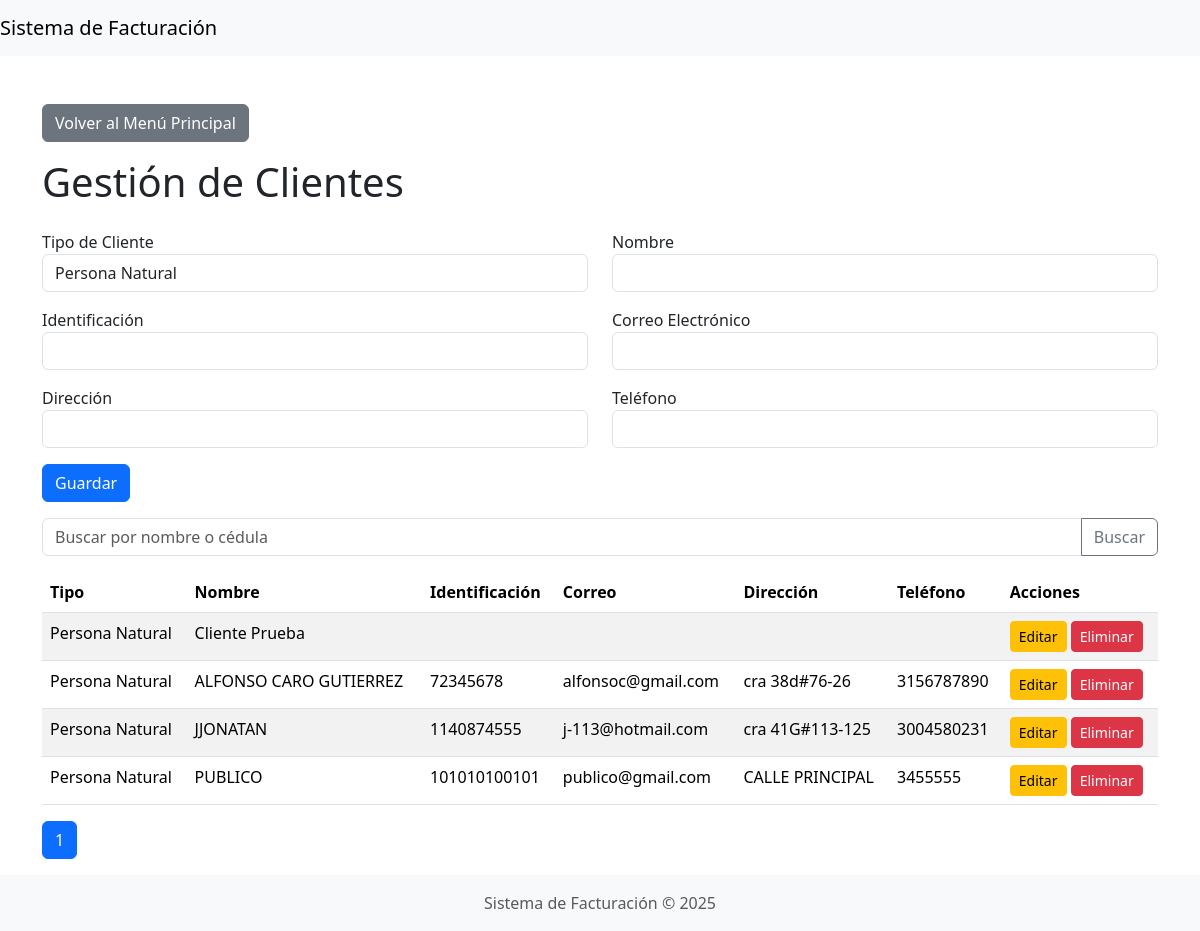
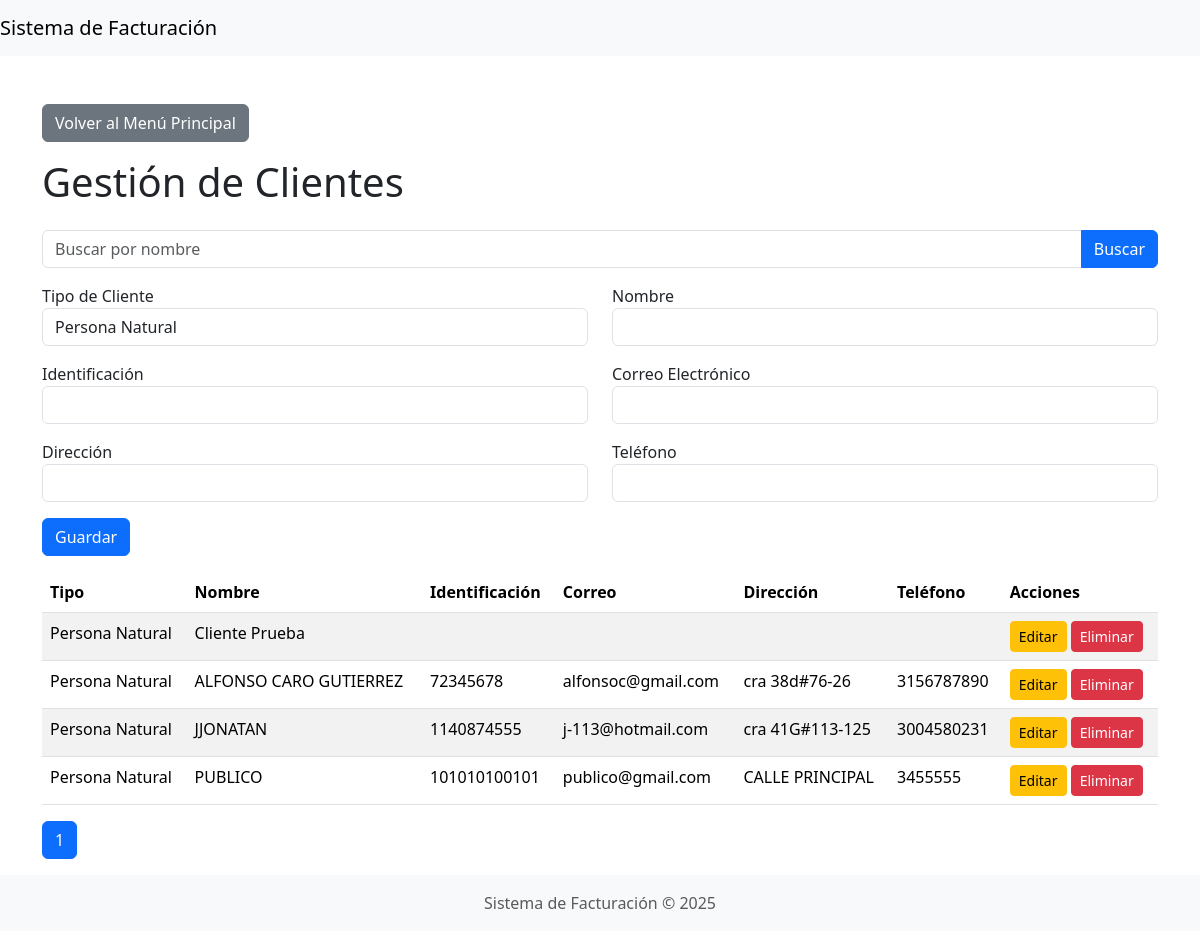
The app's page /clientes/clientes_paginacion.php, older data (2 pictures, top to bottom).
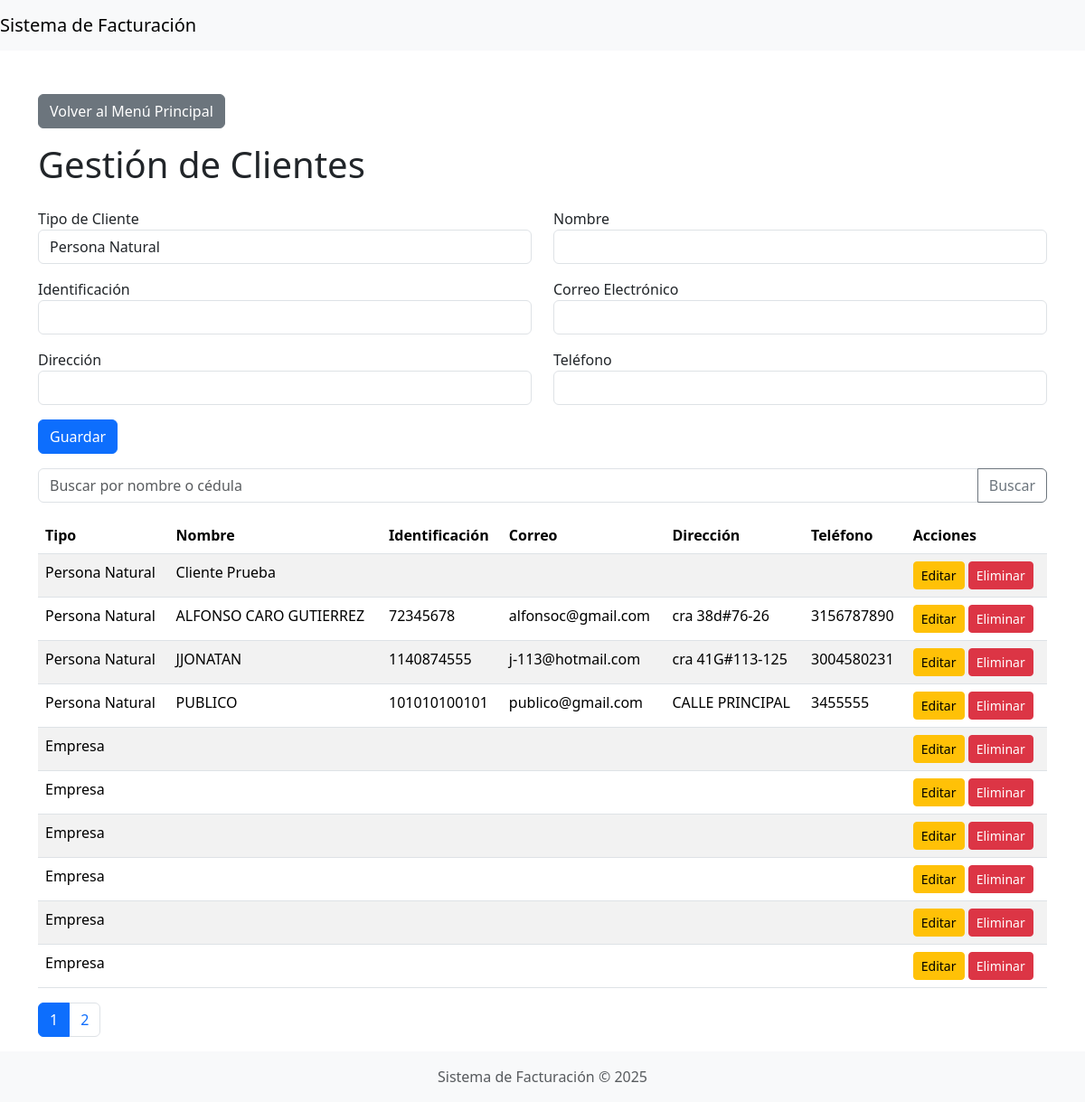
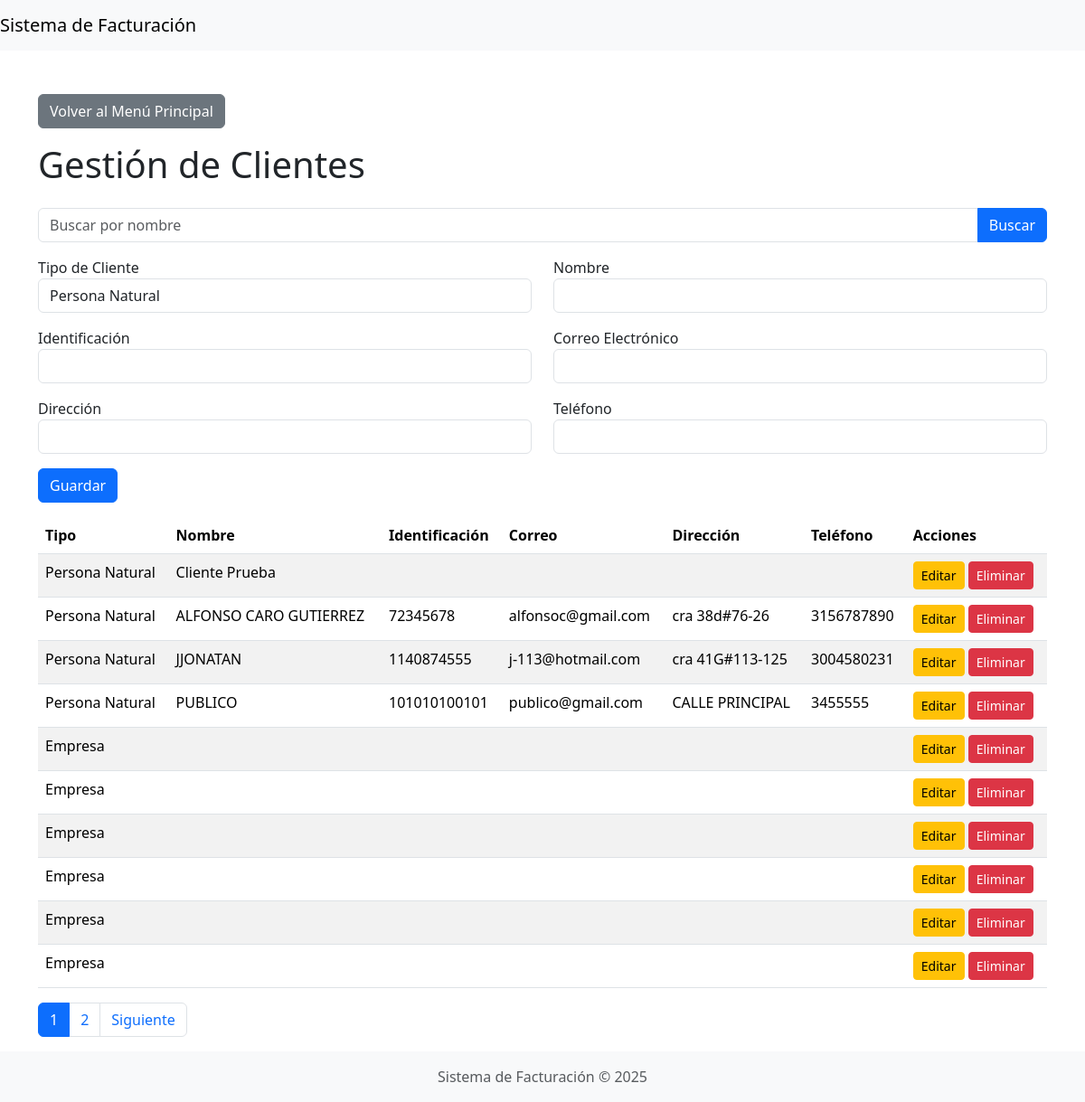
The same page, newer data (2 pictures, top to bottom).
### tables this page shows
CREATE TABLE `clientes` (
  `id` int(11) NOT NULL AUTO_INCREMENT,
  `tipo` enum('natural','empresa') NOT NULL,
  `nombre` varchar(255) NOT NULL,
  `identificacion` varchar(50) NOT NULL,
  `correo` varchar(100) DEFAULT NULL,
  `direccion` varchar(255) DEFAULT NULL,
  `telefono` varchar(50) DEFAULT NULL,
  PRIMARY KEY (`id`)
);

### db.php (called while the page is built, shortened)
<?php
if (!class_exists('Database')) {
    class Database
    {
        private $conn;
        public function __construct()
        {
            $this->conn = new mysqli(DB_HOST, DB_USER, DB_PASS, DB_NAME);
        }
        public function query($sql)
        {
            return $this->conn->query($sql);
        }
    }
}

### clientes/clientes_paginacion.php (the view, shortened to what the changed rows need)
<?php
include 'clientes.php';
$pagina = isset($_GET['pagina']) ? (int)$_GET['pagina'] : 1;
$porPagina = 10;
$busqueda = isset($_GET['busqueda']) ? $_GET['busqueda'] : '';
$sql = "SELECT * FROM clientes";
$sql .= " LIMIT " . ($pagina - 1) * $porPagina . ", $porPagina";
$clientes = $db->query($sql);
$totalRegistros = $db->query("SELECT COUNT(*) as total FROM clientes" . (!empty($busqueda) ? " WHERE nombre LIKE '%$busqueda%'" : ""))->fetch_assoc()['total'];
$totalPaginas = ceil($totalRegistros / $porPagina);
?>
<?php include '../includes/header.php'; ?>
<div class="container mt-5">
    <h1 class="mb-4">Gestión de Clientes</h1>
    <table class="table table-striped">
        <thead>
            <tr>
                <th>Tipo</th>
                <th>Nombre</th>
                <th>Identificación</th>
                <th>Correo</th>
                <th>Dirección</th>
                <th>Teléfono</th>
                <th>Acciones</th>
            </tr>
        </thead>
        <tbody>
            <?php while ($cliente = $clientes->fetch_assoc()): ?>
                <tr>
                    <td><?php echo $cliente['tipo'] == 'natural' ? 'Persona Natural' : 'Empresa'; ?></td>
                    <td><?php echo $cliente['nombre']; ?></td>
                    <td><?php echo $cliente['identificacion']; ?></td>
                    <td><?php echo $cliente['correo']; ?></td>
                    <td><?php echo $cliente['direccion']; ?></td>
                    <td><?php echo $cliente['telefono']; ?></td>
                    <td>
                        <a href="?editar=<?php echo $cliente['id']; ?>" class="btn btn-warning btn-sm">Editar</a>
                        <a href="?eliminar=<?php echo $cliente['id']; ?>" class="btn btn-danger btn-sm" onclick="return confirm('¿Estás seguro de eliminar este registro?')">Eliminar</a>
                    </td>
                </tr>
            <?php endwhile; ?>
        </tbody>
    </table>
    <nav aria-label="Page navigation example">
        <ul class="pagination">
            <?php for ($i = 1; $i <= $totalPaginas; $i++): ?>
                <li class="page-item <?php echo ($pagina == $i) ? 'active' : ''; ?>"><a class="page-link" href="?pagina=<?php echo $i; ?>&busqueda=<?php echo $busqueda; ?>"><?php echo $i; ?></a></li>
            <?php endfor; ?>
            <?php if ($pagina < $totalPaginas): ?>
                <li class="page-item"><a class="page-link" href="?pagina=<?php echo $pagina + 1; ?>&busqueda=<?php echo $busqueda; ?>">Siguiente</a></li>
            <?php endif; ?>
        </ul>
    </nav>
</div>
<?php include '../includes/footer.php'; ?>

### clientes/clientes.php (shortened to what the changed rows need)
<?php
include '../db.php';
$db = new Database();
$search = $_GET['search'] ?? '';
$limit = 10;
$page = isset($_GET['page']) ? (int)$_GET['page'] : 1;
$offset = ($page - 1) * $limit;
$sql = "SELECT * FROM clientes";
$sql .= " LIMIT $limit OFFSET $offset";
$clientes_result = $db->query($sql);
$clientes = [];
while ($cliente = $clientes_result->fetch_assoc()) {
    $clientes[] = $cliente;
}
$total_sql = "SELECT COUNT(*) as total FROM clientes";
$total_result = $db->query($total_sql);
$total_row = $total_result->fetch_assoc();
$total = $total_row['total'];
$total_pages = ceil($total / $limit);
?>
<?php include '../includes/header.php'; ?>
<div class="container mt-5">
    <h1 class="mb-4">Gestión de Clientes</h1>
    <table class="table table-striped">
        <thead>
            <tr>
                <th>Tipo</th>
                <th>Nombre</th>
                <th>Identificación</th>
                <th>Correo</th>
                <th>Dirección</th>
                <th>Teléfono</th>
                <th>Acciones</th>
            </tr>
        </thead>
        <tbody>
            <?php foreach ($clientes as $cliente): ?>
                <tr>
                    <td><?php echo $cliente['tipo'] == 'natural' ? 'Persona Natural' : 'Empresa'; ?></td>
                    <td><?php echo $cliente['nombre']; ?></td>
                    <td><?php echo $cliente['identificacion']; ?></td>
                    <td><?php echo $cliente['correo']; ?></td>
                    <td><?php echo $cliente['direccion']; ?></td>
                    <td><?php echo $cliente['telefono']; ?></td>
                    <td>
                        <a href="?editar=<?php echo $cliente['id']; ?>" class="btn btn-warning btn-sm">Editar</a>
                        <a href="?eliminar=<?php echo $cliente['id']; ?>" class="btn btn-danger btn-sm">Eliminar</a>
                    </td>
                </tr>
            <?php endforeach; ?>
        </tbody>
    </table>
    <nav aria-label="Page navigation">
        <ul class="pagination">
            <?php for ($i = 1; $i <= $total_pages; $i++): ?>
                <li class="page-item <?php echo $i == $page ? 'active' : ''; ?>">
                    <a class="page-link" href="?page=<?php echo $i; ?>&search=<?php echo $search; ?>"><?php echo $i; ?></a>
                </li>
            <?php endfor; ?>
        </ul>
    </nav>
</div>
<?php include '../includes/footer.php'; ?>

Row changes from the older to the newer data that the page shows:
added clientes: tipo "Empresa"
added clientes: tipo "Empresa"
added clientes: tipo "Empresa"
added clientes: tipo "Empresa"
added clientes: tipo "Empresa"
added clientes: tipo "Empresa"
Text that changed along with them:
new list line: "2"
text now shown: "Siguiente"
